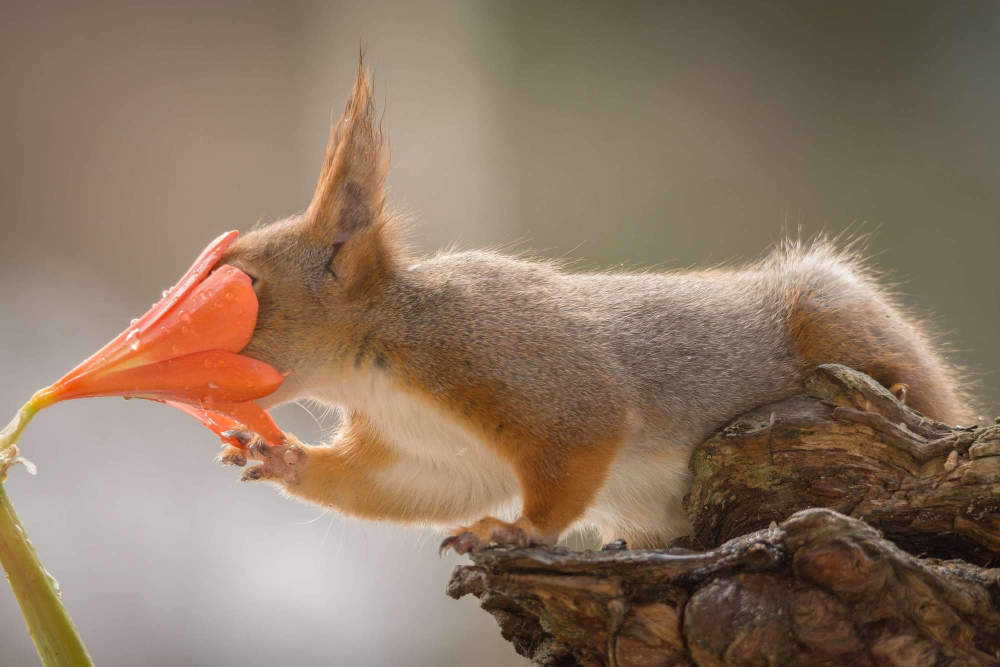
#> input picture opencv_tutorial/opencv_python_tutorials/Image_Processing/img/squirrel.jpg, 1999 x 1333 px (shown at 1/2 size)
$ python image_smoothing.py
#> lines starting #> are read from the running program, lines starting #| are printed output that depends on the picture
# -*- coding: utf-8 -*-
"""
Created on Sun Mar 31 21:52:17 2019

@author: imdff
"""

#%% Image Filtering
import cv2
import numpy as np

def nothing(x):
    pass

img = cv2.imread('img/squirrel.jpg')
#> img is the input picture: shape (1333, 1999, 3); mean B, G, R 99.3, 118.6, 140

# 사이즈 조정
h, w = img.shape[:2]
#> h = 1333; w = 1999
r = 900/w
#> r = 0.45
dim = (int(r*w), int(r*h))
#> dim = (900, 600)
img = cv2.resize(img, dim)
#> img: shape (600, 900, 3)

cv2.namedWindow('image')
cv2.createTrackbar('K', 'image', 1, 20, nothing)

while(1):
    if cv2.waitKey(1) & 0xFF == 27:
#> (key Esc is pressed here)
        break
    k = cv2.getTrackbarPos('K', 'image')

    # (0, 0)이면 에러가 발생함으로 1로 치환
    if k == 0:
        k = 1

    # trackbar에 의해서 (1,1) ~ (20,20) kernel 생성
    kernel = np.ones((k,k), np.float32) / (k**2)
    dst = cv2.filter2D(img, -1, kernel)

    cv2.imshow('image', dst)

cv2.destroyAllWindows()

#%% Image Blurring
import cv2
import numpy as np
from matplotlib import pyplot as plt

img = cv2.imread('img/monkey.tiff')
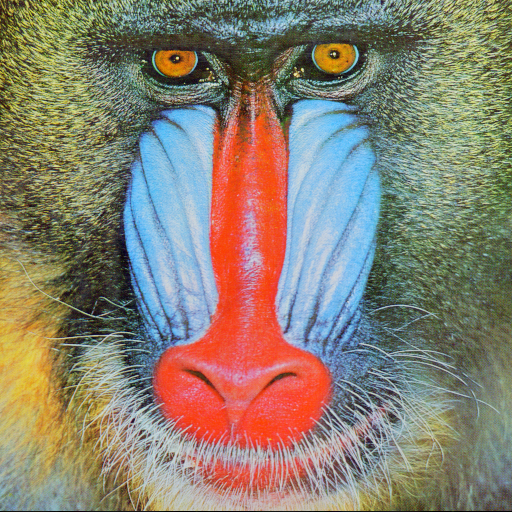
#> input picture opencv_tutorial/opencv_python_tutorials/Image_Processing/img/monkey.tiff, 512 x 512 px
#> img is the input picture: shape (512, 512, 3); mean B, G, R 113.1, 128.9, 137.4

# pyplot을 사용하기 위해 BGR을 RGB로 변환
b,g,r = cv2.split(img)
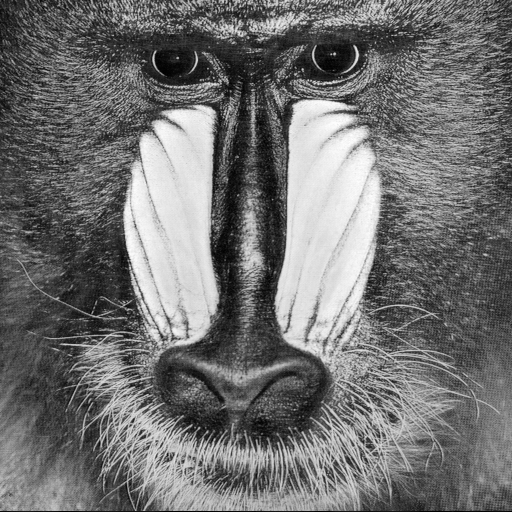
#> b: shape (512, 512); min 0, max 255, mean 113.1
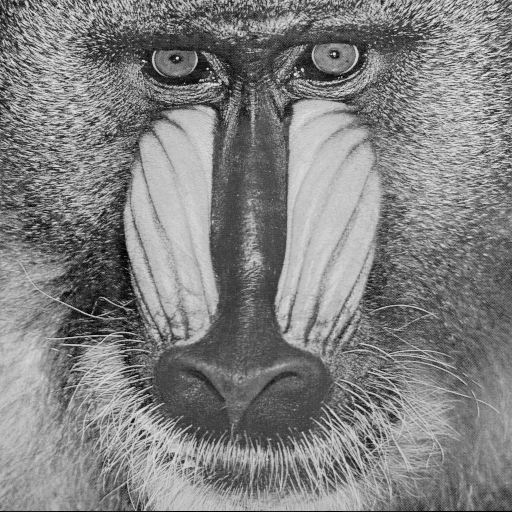
#> g: shape (512, 512); min 0, max 236, mean 128.9
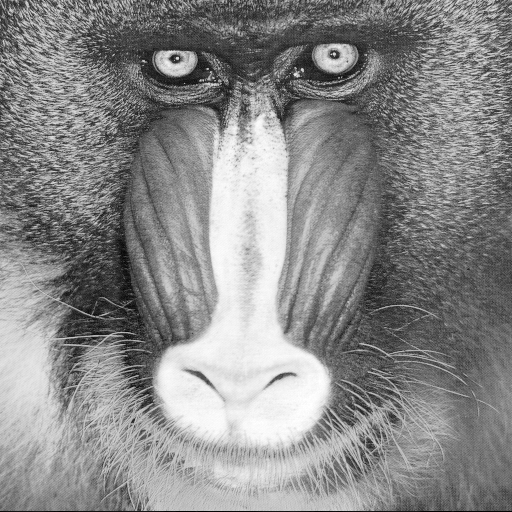
#> r: shape (512, 512); min 0, max 255, mean 137.4
img = cv2.merge([r,g,b])

# 일반 Blur
dst1 = cv2.blur(img, (7,7))
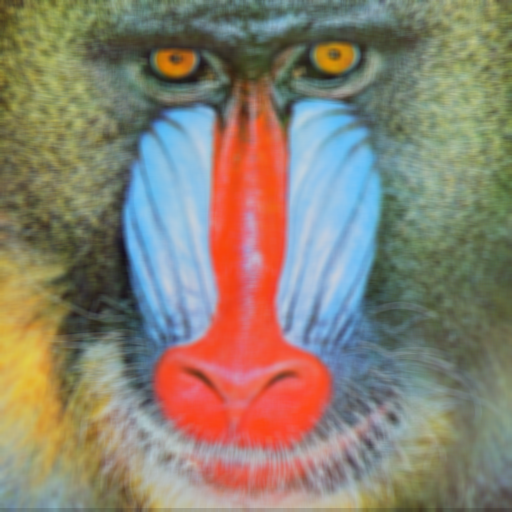
#> dst1: shape (512, 512, 3); mean R, G, B 137.5, 129, 113.2

# GaussianBlur
dst2 = cv2.GaussianBlur(img, (5,5), 0)
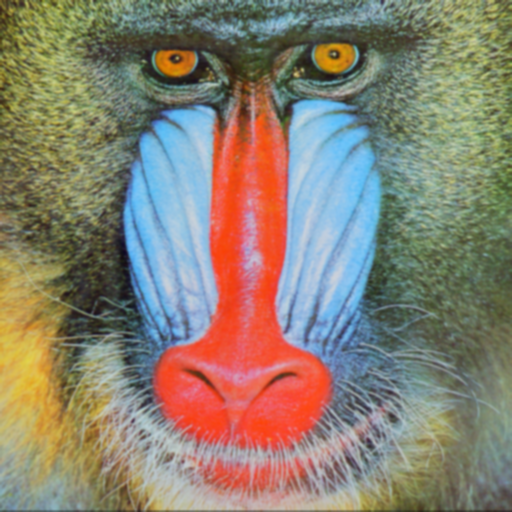
#> dst2: shape (512, 512, 3); mean R, G, B 137.5, 128.9, 113.2

# Median Blur
dst3 = cv2.medianBlur(img, 9)
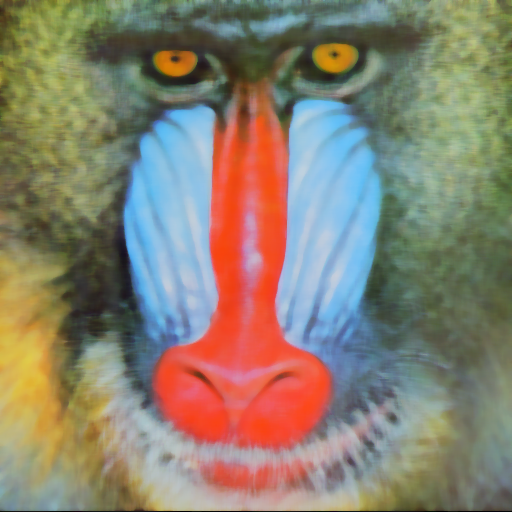
#> dst3: shape (512, 512, 3); mean R, G, B 136.8, 128.7, 111.7

# Bilateral Filtering
dst4 = cv2.bilateralFilter(img, 9, 75, 75)

plt.figure(figsize=(16, 12))

images = [img, dst1, dst2, dst3, dst4]
titles = ['Original', 'Blur(7X7)', 'Gaussian Blur(5X5)', 'Median Blur', 'Bilateral']

for i in range(5):
    plt.subplot(2, 3, i+1), plt.imshow(images[i]), plt.title(titles[i])
    plt.xticks([]), plt.yticks([])

plt.show()

#%% Image blurring 2
import cv2
import numpy as np

def nothing(x):
    pass

cv2.namedWindow('trackbar')
cv2.createTrackbar('K', 'trackbar', 1, 20, nothing)

img = cv2.imread('img/squirrel.jpg')

# 사이즈 조정
h, w = img.shape[:2]
r = 500/w
#> r = 0.25
dim = (int(r*w), int(r*h))
#> dim = (500, 333)
img = cv2.resize(img, dim)
#> img: shape (333, 500, 3)

while(1):
    if cv2.waitKey(1) & 0xFF == 27:
#> (key Esc is pressed here)
        break
    k = cv2.getTrackbarPos('K', 'trackbar')

    if k == 0:
        k = 1
    elif k%2 == 0:
        k = k - 1

    dst1 = cv2.blur(img, (k, k))
    dst2 = cv2.GaussianBlur(img, (k, k), 0)
    dst3 = cv2.medianBlur(img, k)
    dst4 = cv2.bilateralFilter(img, k, 75, 75)

    cv2.imshow('image', img)
    cv2.imshow('blur', dst1)
    cv2.imshow('gaussian', dst2)
    cv2.imshow('median', dst3)
    cv2.imshow('bilateral', dst4)

cv2.destroyAllWindows()
